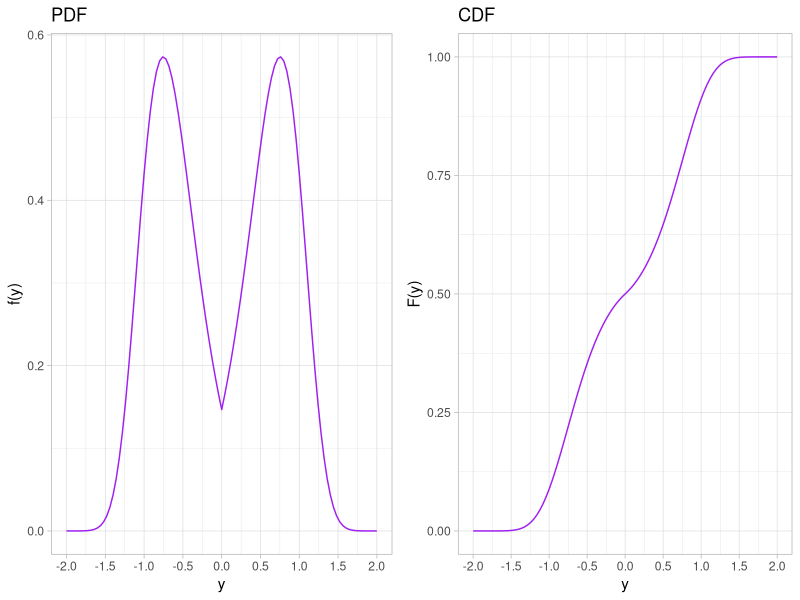
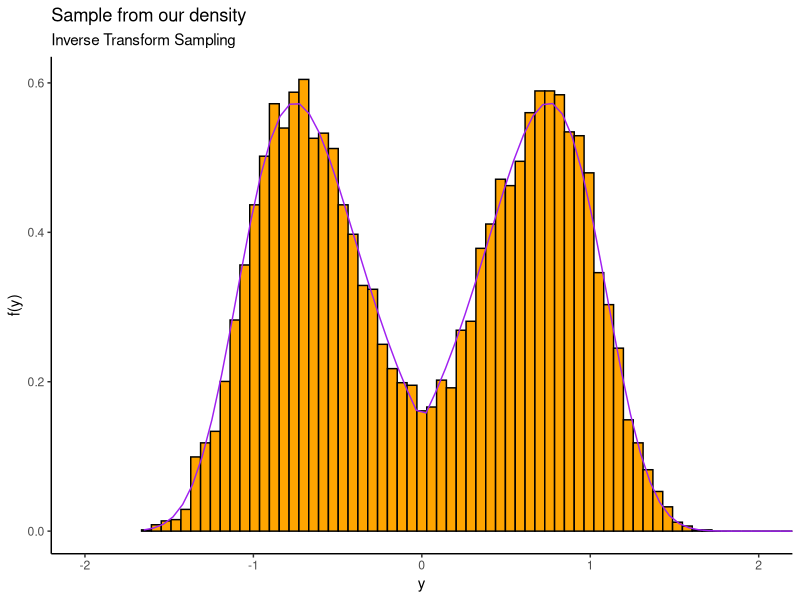
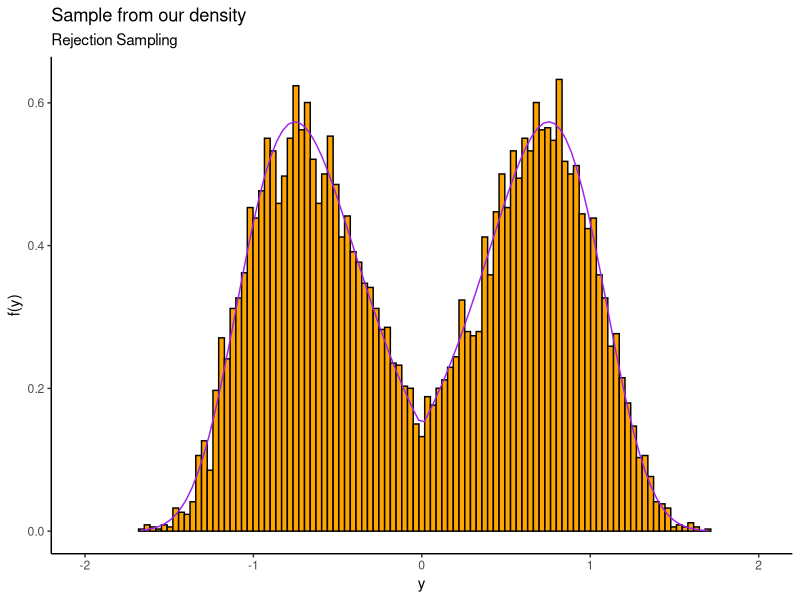
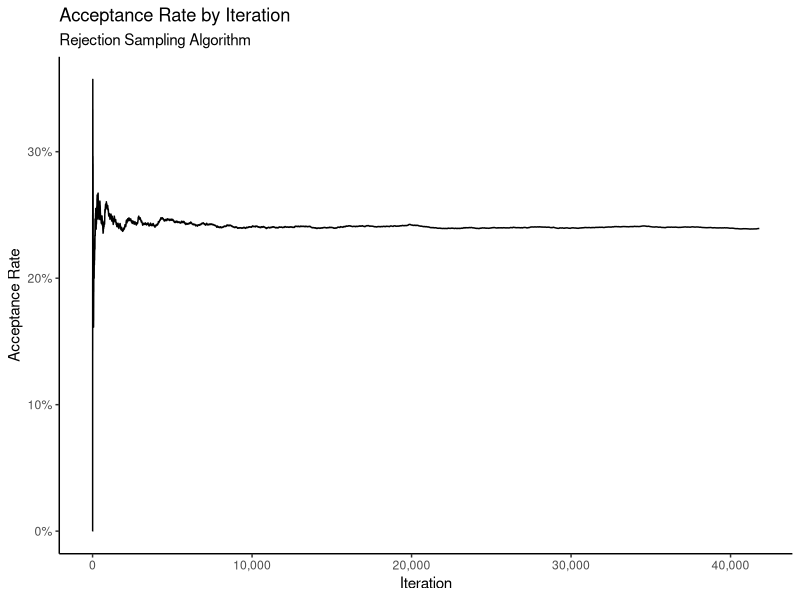
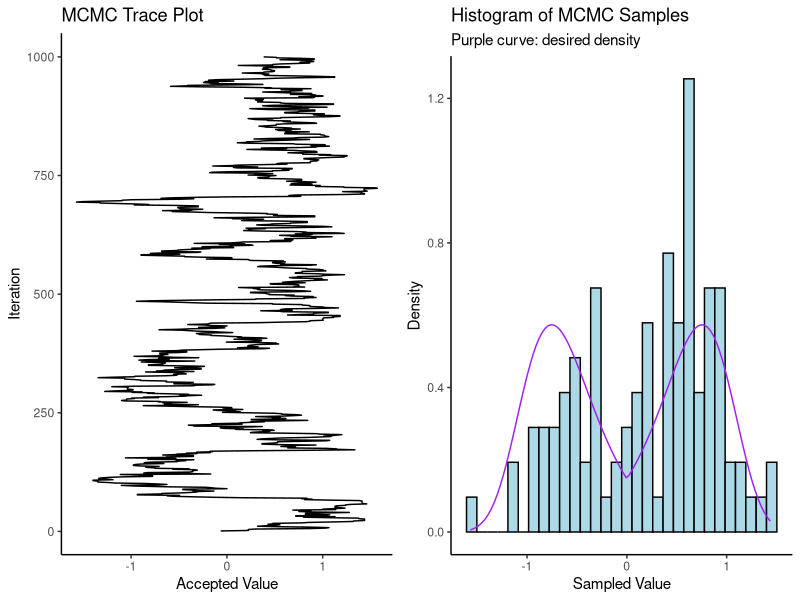
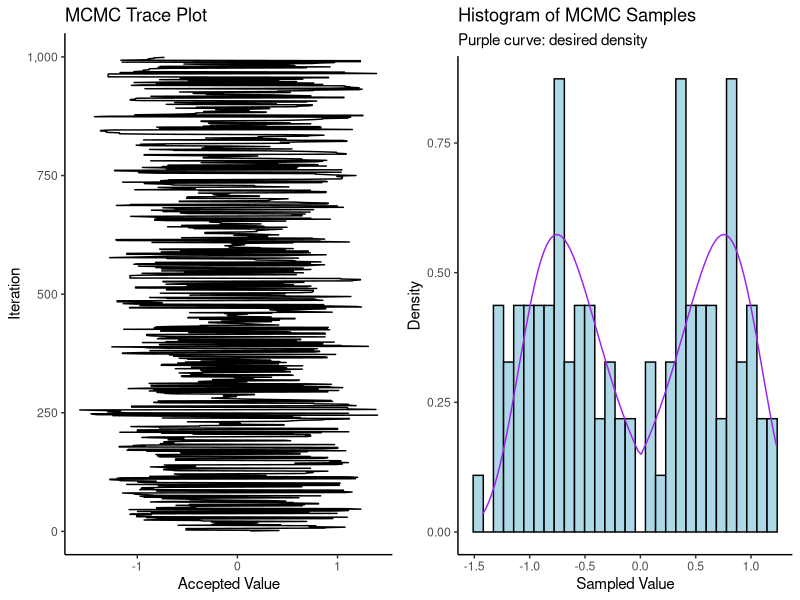
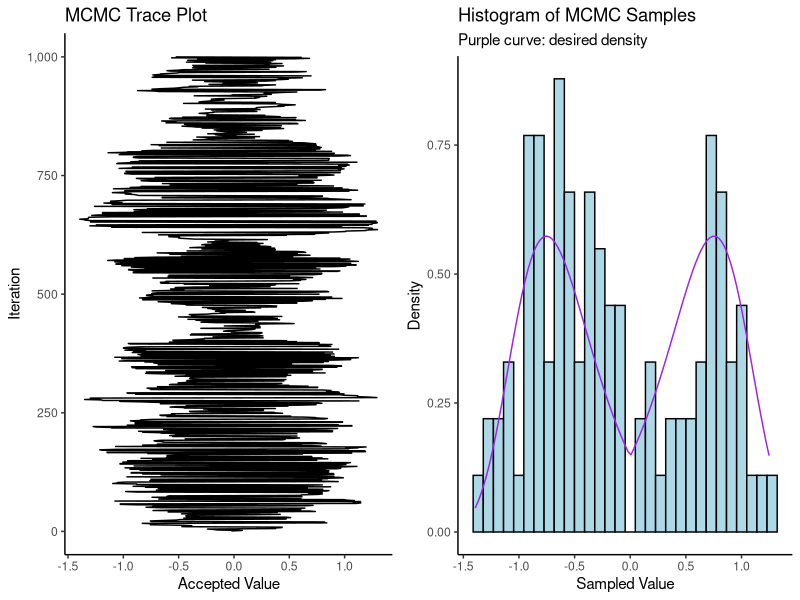
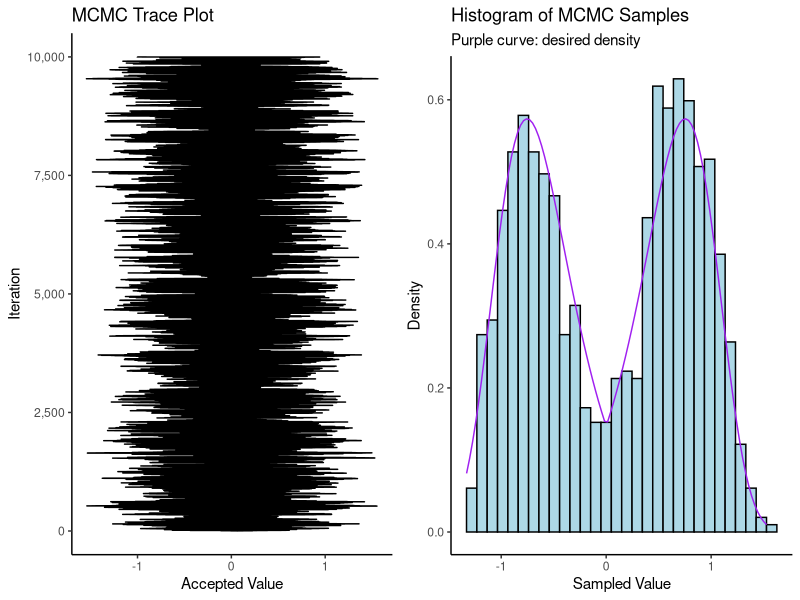

Recreate these plots in R, in order.
## ---- chunk 1
knitr::opts_chunk$set(echo = TRUE)
## ---- chunk 2
# Load the tidyverse packages
suppressMessages({
  suppressWarnings({
    library(tidyverse)
  })
})
## ---- chunk 3
# Define the function of interest
fx <- function(x) (1+abs(x))^3 * exp(-x^4)
# Integrate it over the entire domain
fx_int <- integrate(fx,-Inf,Inf)$value
fx_int
# The normalizing constant is the reciprocal of this
norm_const <- 1 / fx_int
norm_const
## ---- chunk 4
fxc <- function(x) norm_const * fx(x)
integrate(fxc,-Inf,Inf)$value
## ---- chunk 5
# Print out the value of norm_const
norm_const
# Copy it and fx directly
fxc2 <- function(x) 0.1468513 * (1+abs(x))^3 * exp(-x^4)
integrate(fxc2,-Inf,Inf)$value
## ---- chunk 6
fx_cdf <- function(x) integrate(fxc,-Inf,x)$value
# Test it out
fx_cdf(-1) # Arbitrary
fx_cdf(0) # Should equal fx_cdf(Inf) / 2, as density is symmetric
fx_cdf(1) # Arbitrary, should equal 1 - fx_cdf(-1) again by symmetry
fx_cdf(Inf) # Should equal 1
## ---- chunk 7
# Create a dataframe that holds the x-axis range that we want to plot
# Pass this to ggplot, and add a stat_function layer. ggplot does the rest

pdf_plt <- data_frame(x = c(-2,2)) %>%
  ggplot(aes(x = x)) +
  theme_light() +
  stat_function(fun = fxc,colour = "purple") +
  labs(title = "PDF",
       x = "y",
       y = "f(y)") +
  scale_x_continuous(breaks = seq(-2,2,by=0.5))

# Need a vectorized version of fx_cdf
fx_cdf_v <- function(x) {
  out <- numeric(length(x))
  for(i in 1:length(x)) {
    out[i] <- fx_cdf(x[i])
  }
  out
}

cdf_plt <- data_frame(x = c(-2,2)) %>%
  ggplot(aes(x = x)) +
  theme_light() +
  stat_function(fun = fx_cdf_v,colour = "purple") +
  labs(title = "CDF",
       x = "y",
       y = "F(y)") +
  scale_x_continuous(breaks = seq(-2,2,by=0.5))

cowplot::plot_grid(pdf_plt,cdf_plt,nrow = 1)
## ---- chunk 8
vectorize <- function(f) {
  # f is a function that accepts scalar arguments and returns scalar values
  # vectorize(f) will return a function, which accepts vector arguments and returns vector values
  function(x) {
    out <- numeric(length(x))
    for (i in 1:length(x)) {
      out[i] <- f(x[i])
    }
    out
  }
}

fx_cdf_v2 <- vectorize(fx_cdf)
fx_cdf_v2(c(-1,0,1))
## ---- chunk 9
cdf_inv <- function(x) {
  # Function returns F^-1(x)
  # Define the function of y to pass to uniroot. y is now the variable, and x is considered a fixed constant
  g <- function(y) fx_cdf(y) - x
  # Pass it to uniroot; search for the root on a large interval (this practicality can be further
  # discussed with students)
  uniroot(g,lower = -10,upper = 10)$root
}
# Test it out
cdf_inv(fx_cdf(-1))
cdf_inv(fx_cdf(1))
cdf_inv(fx_cdf(-.5))
cdf_inv(fx_cdf(.5))
cdf_inv(fx_cdf(-2))
cdf_inv(fx_cdf(2)) # Yikes!
cdf_inv(fx_cdf(1.5))
cdf_inv(fx_cdf(1.6))
cdf_inv(fx_cdf(1.8))
## ---- chunk 10
set.seed(34879)
B <- 10000 # Size of sample to generate
thesample <- numeric(B)
for (b in 1:B) {
  # Generate a uniform random deviate
  u <- runif(1)
  # Compute the inverse CDF at it
  thesample[b] <- cdf_inv(u)
  # Print some progress. Don't print it every iteration- printing stuff to the screen
  # is actually much more computationally intensive than actually doing an iteration of
  # this algorithm!
  if (b %% 500 == 0) {
    cat("Produced",b,"samples\n")
  }
}

# Basic summary statistics; by symmetry we know the distribution we're sampling from has expected value 0,
# so let's check if we got that part right:
mean(thesample) # pretty close
sd(thesample)
range(thesample)
# ...and we make a plot to see for sure. We'll cut it off at x = 2, even though our sample goes past that
data_frame(x = thesample) %>%
  ggplot(aes(x = x)) +
  theme_classic() + 
  geom_histogram(aes(y = ..density..),bins = 100,colour = "black",fill = "orange") +
  stat_function(fun = fxc,colour = "purple") +
  coord_cartesian(xlim = c(-2,2)) +
  labs(title = "Sample from our density",
       subtitle = "Inverse Transform Sampling",
       x = "y",
       y = "f(y)")

## ---- chunk 11
set.seed(34879)
B <- 10000
thesample <- runif(B) %>% # Generate the B unif(0,1) realizations in one line
  map(~c(x = cdf_inv(.x))) %>% # Apply the cdf_inv function to each element of the above vector, returning a list of named vectors
  reduce(bind_rows) # Concatenate the named vectors into a data_frame

thesample
## ---- chunk 12
set.seed(29432)
xmin <- -3
xmax <- 3
ymax <- 0.7

N <- 10000 # Number of samples we want, NOT number of iterations that will be performed
numiter <- 0 # A counter to count the number of iterations performed
acceptancerate <- numeric() # Track the acceptance rate over iterations
thesample <- numeric()

numaccepted <- 0 # Counter of number accepted
while(numaccepted < N) {
  u <- runif(1,xmin,xmax)
  if (runif(1,0,ymax) < fxc(u)) {
    numaccepted <- numaccepted + 1
    thesample <- c(thesample,u)
  }
  numiter <- numiter + 1
  acceptancerate <- c(acceptancerate,numaccepted / numiter)
  if (numiter %% 5000 == 0) {
    cat("Iterations:",numiter,"Accepted:",numaccepted,"Acceptance Rate:",scales::percent(numaccepted / numiter),"\n")
  }
}
cat("Final Iterations:",numiter,"\nFinal Accepted:",numaccepted,"\nFinal Acceptance Rate:",scales::percent(numaccepted / numiter),"\n")

# Summary statistics and plot
mean(thesample) # pretty close
sd(thesample)
range(thesample)
# ...and we make a plot to see for sure. We'll cut it off at x = 2, even though our sample goes past that
data_frame(x = thesample) %>%
  ggplot(aes(x = x)) +
  theme_classic() + 
  geom_histogram(aes(y = ..density..),bins = 100,colour = "black",fill = "orange") +
  stat_function(fun = fxc,colour = "purple") +
  coord_cartesian(xlim = c(-2,2)) +
  labs(title = "Sample from our density",
       subtitle = "Rejection Sampling",
       x = "y",
       y = "f(y)")

# Also plot the acceptance rate over iterations
data_frame(y = acceptancerate,
           x = 1:length(acceptancerate)) %>%
  ggplot(aes(x = x,y = y,group = 1)) +
  theme_classic() +
  geom_line() +
  scale_x_continuous(labels = scales::comma_format()) +
  scale_y_continuous(labels = scales::percent_format()) +
  labs(title = "Acceptance Rate by Iteration",
       subtitle = "Rejection Sampling Algorithm",
       x = "Iteration",
       y = "Acceptance Rate")
## ---- chunk 13
set.seed(24389)
niter <- 1000
burnin <- 100
thinning <- 9
xstart <- 0

iterations <- numeric(niter)
curpoint <- xstart
for (i in 1:niter) {
  # Propose a new point
  newpoint <- rnorm(1,curpoint,.25)
  # Decide whether to accept
  if (runif(1) < (fx(newpoint) * dnorm(curpoint,newpoint,.25)) / (fx(curpoint) * dnorm(newpoint,curpoint,.25))) {
    iterations[i] <- newpoint
  } else {
    iterations[i] <- curpoint
  }
  curpoint <- iterations[i]
}

# Burn in and thin
iterations_out <- iterations[(burnin+1):niter][1:(niter-burnin) %% thinning  == 0]

# Check out the trace plot, and histogram of samples
traceplot <- data_frame(y = iterations,
                        x = 1:length(iterations)) %>%
  ggplot(aes(x = x,y = y,group = 1)) +
  theme_classic() +
  geom_path() +
  labs(title = "MCMC Trace Plot",
       x = "Iteration",
       y = "Accepted Value") +
  coord_flip()

histogramofsample <- data_frame(x = iterations_out) %>%
  ggplot(aes(x = x)) +
  theme_classic() +
  geom_histogram(aes(y = ..density..),bins = 30,colour = "black",fill = "lightblue") +
  stat_function(fun = fxc,colour = "purple") +
  labs(title = "Histogram of MCMC Samples",
       subtitle = "Purple curve: desired density",
       x = "Sampled Value",
       y = "Density")

cowplot::plot_grid(traceplot,histogramofsample,nrow = 1)
## ---- chunk 14
# Functions for computing density and sampling from a mixture of 2 normals,
# centered at mu and -mu
m2n_density <- function(x,mu,sig) {
  .5 * dnorm(x,mu,sig) + .5 * dnorm(x,-mu,sig)
}
m2n_sample <- function(mu,sig) {
  # mu is a vector of length 2
  if (rbinom(1,1,.5) == 0) {
    rnorm(1,mu,sig)
  } else {
    rnorm(1,-mu,sig)
  }
}

mcmc_sample1 <- function(niter,propsd,burnin,thinning,xstart = 0) {
  iterations <- numeric(niter)
  curpoint <- xstart
  for (i in 1:niter) {
    # Propose a new point
    newpoint <- m2n_sample(curpoint,propsd)
    # Compute the acceptance probability
    accprob <- (fx(newpoint) * m2n_density(curpoint,newpoint,propsd)) / (fx(curpoint) * m2n_density(newpoint,curpoint,propsd))
    # Decide whether to accept
    if (runif(1) < accprob) {
      iterations[i] <- newpoint
    } else {
      iterations[i] <- curpoint
    }
    curpoint <- iterations[i]
  }

  # Burn in and thin
  iterations_out <- iterations[(burnin+1):niter][1:(niter-burnin) %% thinning  == 0]

  # Check out the trace plot, and histogram of samples
  traceplot <- data_frame(y = iterations,
                          x = 1:length(iterations)) %>%
    ggplot(aes(x = x,y = y,group = 1)) +
    theme_classic() +
    geom_path() +
    labs(title = "MCMC Trace Plot",
         x = "Iteration",
         y = "Accepted Value") +
    scale_x_continuous(labels = scales::comma_format()) +
    coord_flip()

  histogramofsample <- data_frame(x = iterations_out) %>%
    ggplot(aes(x = x)) +
    theme_classic() +
    geom_histogram(aes(y = ..density..),bins = 30,colour = "black",fill = "lightblue") +
    stat_function(fun = fxc,colour = "purple") +
    labs(title = "Histogram of MCMC Samples",
         subtitle = "Purple curve: desired density",
         x = "Sampled Value",
         y = "Density")
  
  # Return the sample and the plots
  list(
    sample = iterations_out,
    traceplot = traceplot,
    histogram = histogramofsample
  )
}

# Try it out
testsample <- mcmc_sample1(niter = 1000,propsd = .25,burnin = 100,thinning = 9)
cowplot::plot_grid(testsample$traceplot,testsample$histogram,nrow = 1)
## ---- chunk 15
testsample <- mcmc_sample1(niter = 1000,propsd = .1,burnin = 100,thinning = 9)
cowplot::plot_grid(testsample$traceplot,testsample$histogram,nrow = 1)

testsample <- mcmc_sample1(niter = 10000,propsd = .1,burnin = 1000,thinning = 9)
cowplot::plot_grid(testsample$traceplot,testsample$histogram,nrow = 1)
## ---- chunk 16
mcmc_sample2 <- function(niter,proposal_sample,proposal_density,burnin,thinning,xstart = 0) {
  # Convert proposal to functions
  proposal_sample <- rlang::as_function(proposal_sample)
  proposal_density <- rlang::as_function(proposal_density)
  
  # The rest of the code remains mostly unchanged
  iterations <- numeric(niter)
  curpoint <- xstart
  for (i in 1:niter) {
    # Propose a new point
    newpoint <- proposal_sample(curpoint)
    # Compute the acceptance probability
    accprob <- (fx(newpoint) * proposal_density(curpoint,newpoint)) / (fx(curpoint) * proposal_density(newpoint,curpoint,propsd))
    # Decide whether to accept
    if (runif(1) < accprob) {
      iterations[i] <- newpoint
    } else {
      iterations[i] <- curpoint
    }
    curpoint <- iterations[i]
  }

  # Burn in and thin
  iterations_out <- iterations[(burnin+1):niter][1:(niter-burnin) %% thinning  == 0]

  # Check out the trace plot, and histogram of samples
  traceplot <- data_frame(y = iterations,
                          x = 1:length(iterations)) %>%
    ggplot(aes(x = x,y = y,group = 1)) +
    theme_classic() +
    geom_path() +
    labs(title = "MCMC Trace Plot",
         x = "Iteration",
         y = "Accepted Value") +
    scale_x_continuous(labels = scales::comma_format()) +
    coord_flip()

  histogramofsample <- data_frame(x = iterations_out) %>%
    ggplot(aes(x = x)) +
    theme_classic() +
    geom_histogram(aes(y = ..density..),bins = 30,colour = "black",fill = "lightblue") +
    stat_function(fun = fxc,colour = "purple") +
    labs(title = "Histogram of MCMC Samples",
         subtitle = "Purple curve: desired density",
         x = "Sampled Value",
         y = "Density")
  
  # Return the sample and the plots
  list(
    sample = iterations_out,
    traceplot = traceplot,
    histogram = histogramofsample
  )
}

# Try it out with the same proposal as before
# Use the formula syntax to pass fixed arguments to the passed functions
testsample <- mcmc_sample2(niter = 1000,
                           proposal_sample = ~m2n_sample(mu = .x,sig = .1),
                           proposal_density = ~m2n_density(x = .x,mu = .y,sig = .1),
                           burnin = 100,
                           thinning = 9)
cowplot::plot_grid(testsample$traceplot,testsample$histogram,nrow = 1)

testsample <- mcmc_sample2(niter = 10000,
                           proposal_sample = ~m2n_sample(mu = .x,sig = .1),
                           proposal_density = ~m2n_density(x = .x,mu = .y,sig = .1),
                           burnin = 1000,
                           thinning = 9)
cowplot::plot_grid(testsample$traceplot,testsample$histogram,nrow = 1)

# Try it with a different proposal. Now you can do anything you want, like a noncentral t:
testsample <- mcmc_sample2(niter = 10000,
                           proposal_sample = ~rt(n=1,df=5,ncp=.x),
                           proposal_density = ~dt(x = .x,df=5,ncp = .y),
                           burnin = 1000,
                           thinning = 9)
cowplot::plot_grid(testsample$traceplot,testsample$histogram,nrow = 1)
